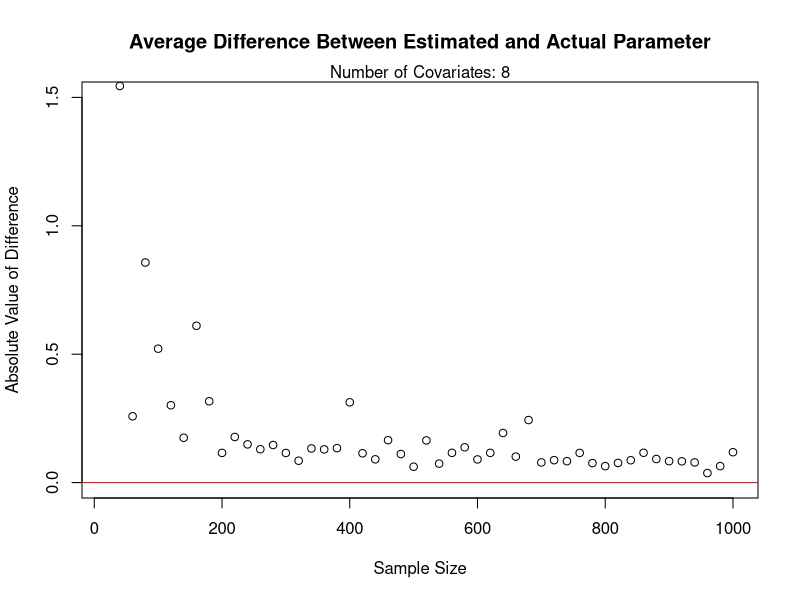
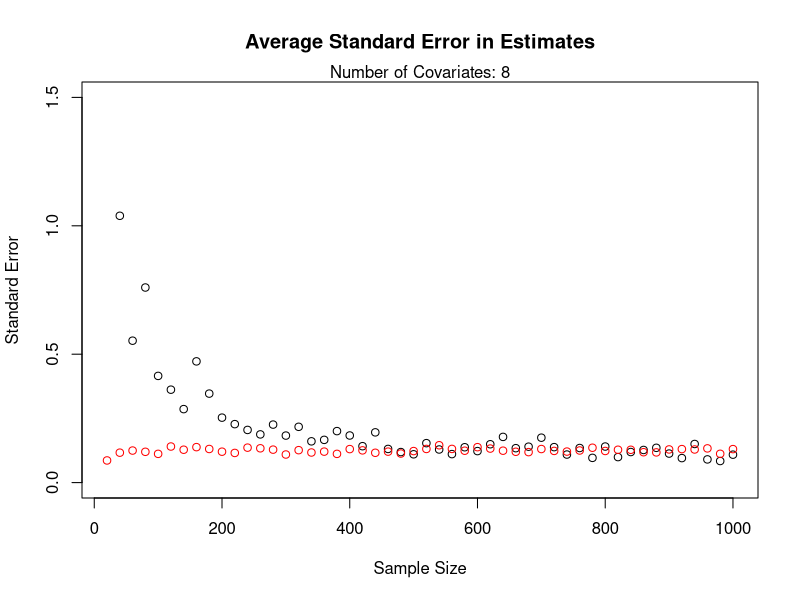

Here is the R script that generated these plots, in order:
#### GLM Script ####

# Date created: 7/10/2024
# Last modified: 7/10/2024

# This is a script to run a glm on different amounts of data and parameters in order to get a sense of how many data points we need to estimate relationships of a binary response variable with eight covariates
## This would be an example of data collected on something like the probability of nest success (1/0) in an area as a response of different environmental covariates

#### Only change these lines, then run the rest ####
# Specify the range of sample sizes you want to test
sites_range <- seq(20,1000,by=20)
# Specify the number of covariates you want to model
number_covariates <- 8

#### Establish Functions ####
# Simulate the data. For now, just sticking with continuous numeric data for simplicity. 
create_cov_matrix <- function(n_site,n_covs){
  # Initialize empty matrix to store values
  cov_matrix <- matrix(nrow = n_site, ncol = n_covs)
  for(c in 1:n_covs){
    # Populate matrix with data drawn from a normal distribution (assuming all centered and scaled), one column for each covariate
    cov_matrix[,c] <- rnorm(n_site,0,1)
  }
  return(cov_matrix)
}

# Simulate probability of success
# function arguments, n_site, betas, data
create_prob_success <- function(n_site,betas,data){
  probs <- rep(NA, n_site)
  for (s in 1:n_site){
    # Pull out the row of observations for that site
    data_rep <- data[s,]
    #prob_site <- sum(betas*data_rep)
    # Calculate a linear predictor from the beta values and the data
    linear_pred <- baseline_prob_success + sum(betas * data_rep)
    # Transform this into probability of success
    prob_site <- plogis(linear_pred)
    probs[s] <- prob_site
  }
  return(probs)
}


#### Simulate Data and Run Model #####
# Initialize empty for storing values within the loop
simulation_diffs <- rep(NA, length(sites_range))
simulation_se <- rep(NA, length(sites_range))
simulation_var <- rep(NA, length(sites_range))

for(sim_num in 1:length(sites_range)){
  # Establish the number of sites
  n_site <- sites_range[sim_num]
  
  # Establish number of covariates
  n_covs <- number_covariates
  
  # Call the function to create a matrix of observed data
  data <- create_cov_matrix(n_site,n_covs)
  
  # Simulate true effects of covariates
  baseline_prob_success <- .6
  betas <- rnorm(n_covs, 0, 1) # Should I be drawing from a beta distribution here so they're between 0 and 1???????????????????????????
  
  # Create probability of success 
  probs <- create_prob_success(n_site,betas,data)
  
  # Simulate a binary response variable
  y_obs <- rbinom(n_site, 1, probs)
  
  # Run a GLM #
  data_df <- data.frame(data)
  data_df$y <- y_obs
  
  # Create the formula dynamically
  covariate_names <- paste0("X", 1:n_covs)
  formula <- as.formula(paste("y_obs ~", paste(covariate_names, collapse = " + ")))
  colnames(data_df)[1:n_covs] <- covariate_names
  
  # Call model 
  fit<-glm(formula, data=data_df, family=binomial(link="logit"))
  
  # Initialize empty vectors
  diffs<- rep(NA, length(betas))
  se <- rep(NA, length(betas))
  #params <- rep(NA, length(betas))
  
  for (b in 1:length(betas)){
    # extract intercepts
    model_param <- summary(fit)$coefficients[b+1,1]
    #params[b] <- model_param
    # get the difference between the actual parameters and the observed parameters (absolute value so it's positive)
    diffs[b] <- abs(model_param-betas[b])
    # extract the standard error
    se[b] <- summary(fit)$coefficients[b+1,"Std. Error"]
  }
  # Add and subtract the standard error to get the confidence interval 
  #upper_ci <- params + se
  #lower_ci <- params - se
  
  # Take the average difference between the estimated and the actual parameters
  avg_diff <- mean(diffs)
  simulation_diffs[sim_num] <- avg_diff
  # Take the average standard error in the estimates (as sample size increases this should decrease)
  avg_se <- mean(se)
  simulation_se[sim_num] <- avg_se
  # get the variance of the data
  var_covs <- var(data)
  avg_var <- mean(var_covs)
  simulation_var[sim_num] <- avg_var
}

# Plot these results
plot(sites_range,simulation_diffs, 
     main = "Average Difference Between Estimated and Actual Parameter", 
     ylab = "Absolute Value of Difference", 
     xlab = "Sample Size", 
     ylim = c(0,1.5))
abline(h= 0, col = "red")
mtext(paste("Number of Covariates:", n_covs))
# Plot the standard error and the variance
plot(sites_range,simulation_se, 
     main = "Average Standard Error in Estimates", 
     ylab = "Standard Error", 
     xlab = "Sample Size",
     ylim = c(0,1.5))
points(sites_range,simulation_var,
       col = "red")
mtext(paste("Number of Covariates:", n_covs))

